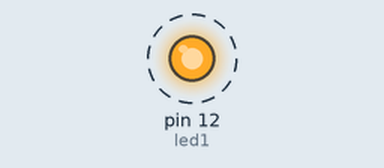
Simulated run of this sketch. Board: Arduino Uno, built with avr-gcc and run on an emulated ATmega328P. Parts: output pins drawn as LEDs (lit = HIGH). Dashed ring = blinking.

Above: at 0.5 s.
Timing chart, 0 to 4.6 s (numbered marks = the images above):
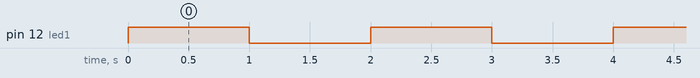

The sketch:

ej1.ino
```cpp
#define led1 12

int tiempo = 1000;

void setup() {
  // put your setup code here, to run once:
  Serial.begin(9600);
  pinMode(led1, OUTPUT);
}

void loop() {
  digitalWrite(led1, HIGH);
  delay(tiempo);
  digitalWrite(led1, LOW);
  delay(tiempo);
}
```

Measured:
- by itself, pin 12 (led1): alternates HIGH for 1.0 s and LOW for 1.0 s
